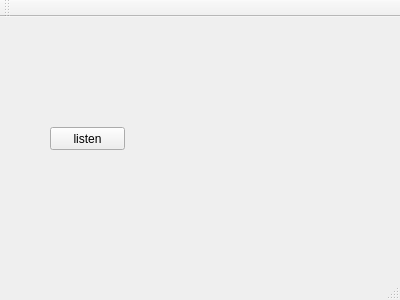
<?xml version="1.0" encoding="UTF-8"?>
<ui version="4.0">
 <class>MainWindow</class>
 <widget class="QMainWindow" name="MainWindow">
  <property name="geometry">
   <rect>
    <x>0</x>
    <y>0</y>
    <width>400</width>
    <height>300</height>
   </rect>
  </property>
  <property name="windowTitle">
   <string>MainWindow</string>
  </property>
  <widget class="QWidget" name="centralWidget">
   <widget class="QPushButton" name="pushlisten">
    <property name="geometry">
     <rect>
      <x>50</x>
      <y>110</y>
      <width>75</width>
      <height>23</height>
     </rect>
    </property>
    <property name="text">
     <string>listen</string>
    </property>
   </widget>
   <widget class="QLabel" name="label">
    <property name="geometry">
     <rect>
      <x>140</x>
      <y>110</y>
      <width>181</width>
      <height>21</height>
     </rect>
    </property>
    <property name="styleSheet">
     <string notr="true"/>
    </property>
    <property name="text">
     <string/>
    </property>
   </widget>
  </widget>
  <widget class="QMenuBar" name="menuBar">
   <property name="geometry">
    <rect>
     <x>0</x>
     <y>0</y>
     <width>400</width>
     <height>23</height>
    </rect>
   </property>
  </widget>
  <widget class="QToolBar" name="mainToolBar">
   <attribute name="toolBarArea">
    <enum>TopToolBarArea</enum>
   </attribute>
   <attribute name="toolBarBreak">
    <bool>false</bool>
   </attribute>
  </widget>
  <widget class="QStatusBar" name="statusBar"/>
 </widget>
 <layoutdefault spacing="6" margin="11"/>
 <resources/>
 <connections/>
</ui>
